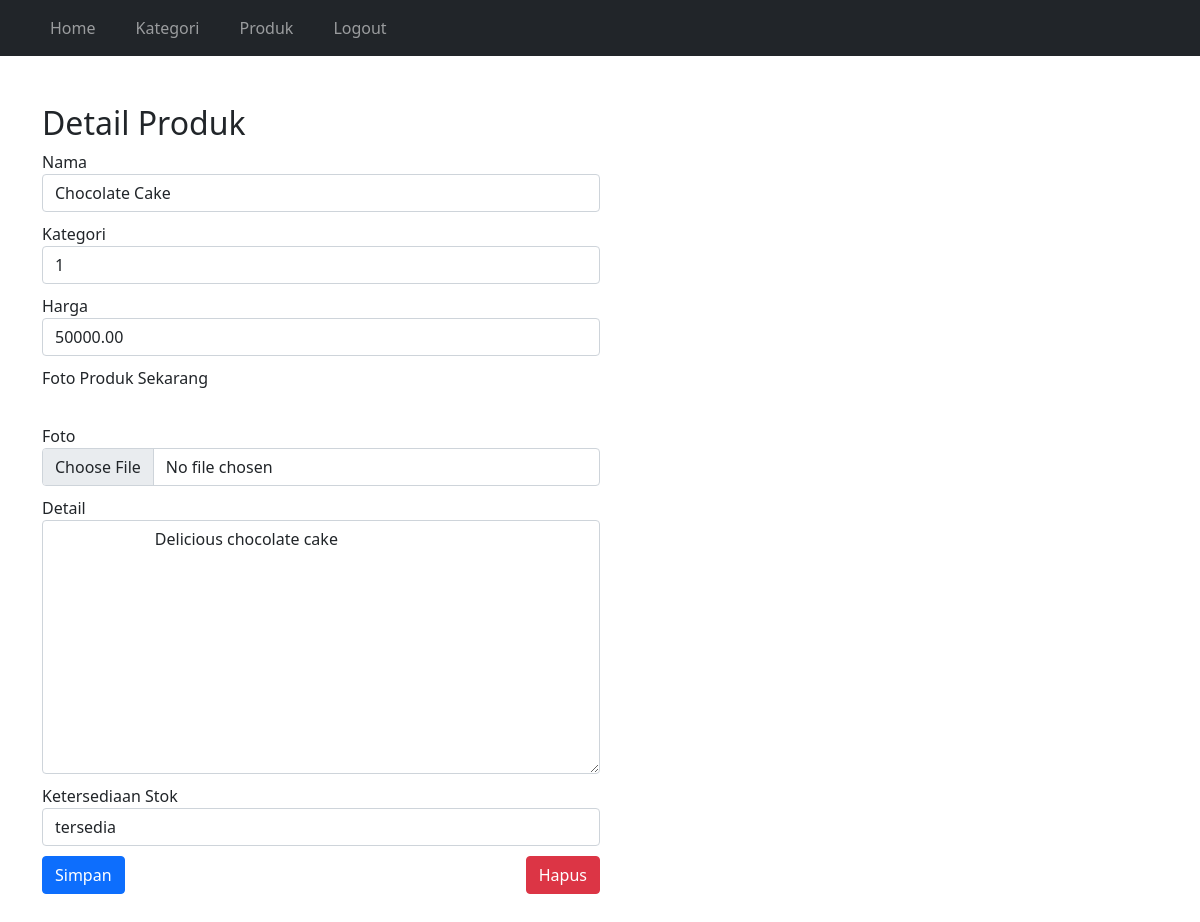
The page /adminpanel/produk-detail.php?p=1 (signed in) on the database its author committed.
### tables this page shows
CREATE TABLE product (
    id INT PRIMARY KEY AUTO_INCREMENT,
    kategori_id INT NOT NULL,
    nama VARCHAR(255) NOT NULL,
    harga DECIMAL(10,2) NOT NULL,
    foto VARCHAR(255),
    detail TEXT,
    ketersediaan_stok ENUM('tersedia', 'habis') DEFAULT 'tersedia',
    FOREIGN KEY (kategori_id) REFERENCES kategori(id) ON DELETE CASCADE
);

### adminpanel/produk-detail.php (the view, shortened to what this page needs)
<?php
    require "../koneksi.php";
    $id = $_GET['p'];
    $query = mysqli_query($con, "SELECT a.*,b.nama AS nama_kategori FROM product a JOIN kategori b ON a.kategori_id=b.id WHERE a.id='$id'");
    $data = mysqli_fetch_array($query);
?>
<!DOCTYPE html>
<html lang="en">
<head>
    <link rel="stylesheet" href="../bootstrap/css/bootstrap.min.css">
</head>
<body>
    <?php require "navbar.php" ?>
    <div class="container mt-5">
        <h2>Detail Produk</h2>
        <div class="col-12 col-md-6 mb-5">
            <form action="" method="post" enctype="multipart/form-data">
                <div>
                    <label for="kategori">Nama</label>
                    <input type="text" id="nama" name="nama" value="<?php echo $data['nama']; ?>" class="form-control" autocomplete="off" required>
                </div>
                <div>
                    <label for="kategori">Kategori</label>
                    <select name="kategori" id="kategori" class="form-control" required>
                        <option value="<?php echo $data['kategori_id']; ?>"><?php echo $data['kategori_id'];?></option>
                    </select>
                </div>
                <div>
                    <label for="harga">Harga</label>
                    <input type ="number" class="form-control" value="<?php echo $data['harga'] ?>" name="harga" required>
                </div>
                <div>
                    <label for="currentFoto">Foto Produk Sekarang</label><br>
                </div>
                <div>
                    <label for="foto">Foto</label>
                    <input type="file" name="foto" id="foto" class="form-control">
                </div>
                <div>
                    <label for="detail">Detail</label>
                    <textarea name="detail" id="detail" cols="30" rows="10" class="form-control">
                        <?php echo $data['detail']?>
                    </textarea>
                </div>
                <div>
                    <label for="ketersediaan_stok">Ketersediaan Stok</label>
                    <select name="ketersediaan_stok" id="ketersediaan_stok" class="form-control">
                        <option value="<?php echo $data['ketersediaan_stok'] ?>"><?php echo $data['ketersediaan_stok'] ?></option>
                    </select>
                </div>
                <div class="d-flex justify-content-between">
                    <button type="submit" class="btn btn-primary" name="simpan">Simpan</button>
                    <button type="submit" class="btn btn-danger" name="simpan">Hapus</button>
                </div>
            </form>
        </div>
</body>
</html>

### adminpanel/produk-detail.php (style rules this page uses)
form div { margin-bottom: 10px; }

### rows shown on the page
product: nama "Chocolate Cake", kategori "1", harga "50000.00", detail "Delicious chocolate cake", ketersediaan_stok "tersedia"
